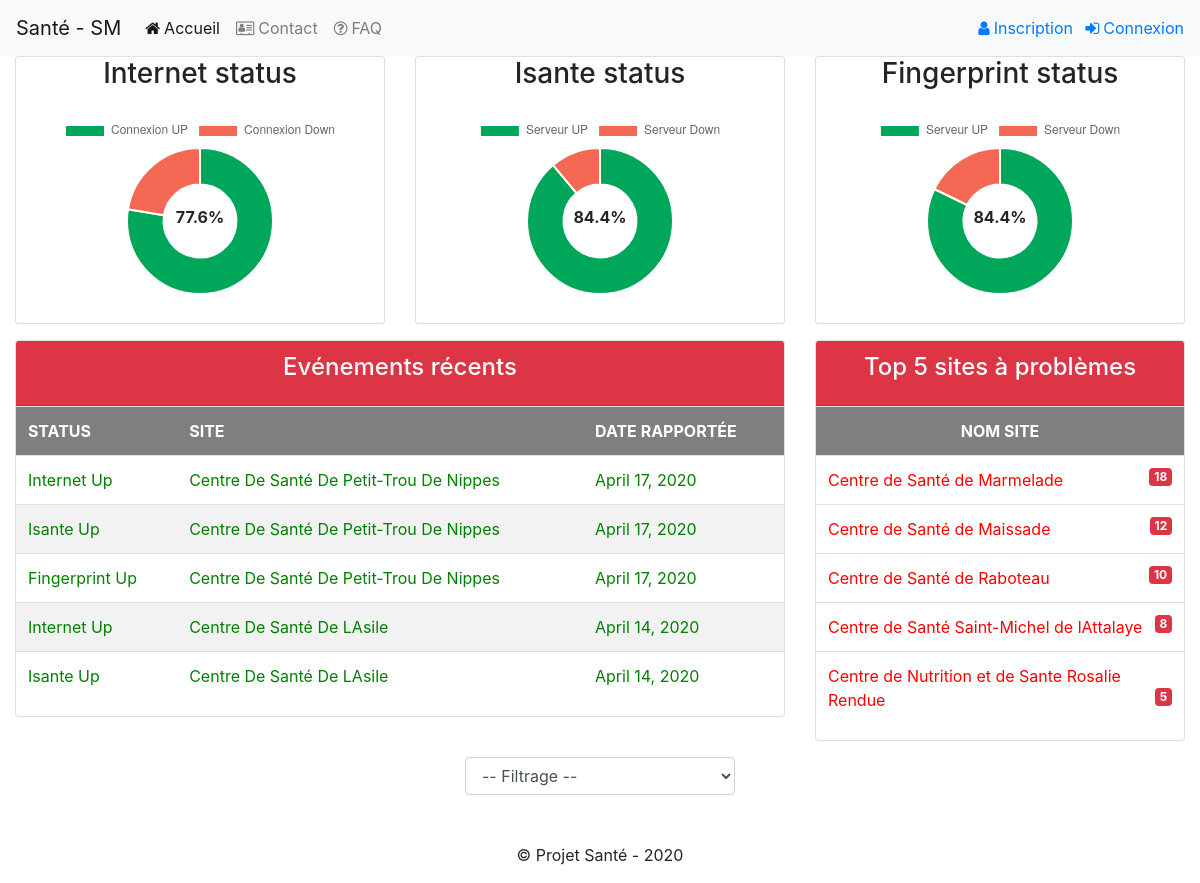
The page / on the database its author committed.
### smonitoring/models.py (models this page shows, shortened)
class Evenement(models.Model):
	code_site = models.ForeignKey(Site, on_delete= models.CASCADE, related_name="site")
	entite_concerne = models.CharField(max_length=100, choices= [('internet','Internet'),('isante','Isante Server'),('fingerprint','Fingerprint Server')]) # internet, isante or fingerprint
	status_ev = models.CharField(max_length=10, choices= EL_CHOICES) # up, down, none
	raison_ev = models.ForeignKey(RaisonsEvenement, on_delete=models.CASCADE, related_name="raison")
	date_ev = models.DateField(default=timezone.now)
	date_rap = models.DateField(default=timezone.now)
	date_entree = models.DateTimeField(default=timezone.now)
	pers_contact = models.CharField(max_length=100, default=None, blank=True,null=True)
	remarques = models.CharField(max_length=100, default=None, blank=True,null=True)
	nom_utilisateur = models.CharField(max_length=50)

class Site(models.Model):
	code = models.CharField(max_length=10,unique=True)
	type_site = models.CharField(max_length=10, choices =[('site','Site'),('bureau','Bureau')])
	nom = models.CharField(max_length=100)
	sigle = models.CharField(max_length=10, default=None, blank=True,null=True)
	region = models.ForeignKey(Region,on_delete=models.CASCADE, related_name="nom_reg")
	departement = models.ForeignKey(Departement,on_delete=models.CASCADE, related_name="dept_ref")
	commune = models.CharField(max_length=100)
	adresse = models.CharField(max_length=100, default=None, blank=True,null=True)
	pepfar = models.CharField(max_length=10, choices = PEPFAR_CHOICES)
	contact_1 = models.CharField(max_length=100)
	tel_1 = models.CharField(max_length=100)
	contact_2 = models.CharField(max_length=100, default=None, blank=True,null=True)
	tel_2 = models.CharField(max_length=100, default=None, blank=True,null=True)
	fai = models.CharField(max_length=100, choices= FAI_CHOICES)
	internet = models.CharField(max_length=15, choices = EL_CHOICES)
	isante = models.CharField(max_length=15, choices = EL_CHOICES)
	fingerprint = models.CharField(max_length=15, choices = EL_CHOICES)
	def __str__(self):
		return f"{self.nom}"

### smonitoring/views.py (the view)
# urls.py: path("",views.index,name="home"),
def index(request):
	try:
		filtre = request.GET.get('filter')
	except:
		return HttpResponse('Request problem')
	if filtre != None and filtre != 'all':
		filtre = filtre.upper()
		try:
			filtre = Region.objects.get(nom_region=filtre.capitalize())
		except Region.DoesNotExist:
			filtre = None
		try:
			with connection.cursor() as cursor:
				cursor.execute("SELECT COUNT(*) as qte,code_site_id,nom,nom_region from smonitoring_evenement e, smonitoring_site s, smonitoring_region r WHERE (e.code_site_id=s.id) AND (s.region_id=r.id) AND (e.status_ev=%s) AND (r.nom_region=%s) GROUP BY e.code_site_id,s.nom,r.nom_region ORDER BY qte DESC LIMIT 5",params=['down',filtre.nom_region])
				top_bad_sites = cursor.fetchall()
				top_bad_sites_formated = []
				for t in top_bad_sites:
					top_bad_sites_formated.append({"qte":t[0],"id":t[1],"nom":t[2]})
		except AttributeError:
			raise Http404('No such a region !')
		context= {
			"page_title":"Site Monitoring - Accueil",
			"internet_status":{"up":Site.objects.filter(internet="up",region=filtre).count(),"down":Site.objects.filter(internet="down",region=filtre).count()},
			"isante_status":{"up":Site.objects.filter(isante="up",region=filtre).count(),"down":Site.objects.filter(isante="down",region=filtre).count()},
			"fingerprint_status":{"up":Site.objects.filter(fingerprint="up",region=filtre).count(),"down":Site.objects.filter(fingerprint="down",region=filtre).count()},
			"recent_events":Evenement.objects.select_related('code_site').filter(code_site__region=filtre).order_by('-date_rap')[:5],
			"top_bad_sites":top_bad_sites_formated,
			"filtre":filtre.nom_region.lower(),
		}
		context['internet_total']=round(context['internet_status']['up']*100/Site.objects.filter(region=filtre).exclude(internet='').count(),1)
		context['isante_total']=round(context['isante_status']['up']*100/Site.objects.filter(region=filtre).exclude(isante='').count(),1)
		context['fingerprint_total']=round(context['fingerprint_status']['up']*100/Site.objects.filter(region=filtre).exclude(fingerprint='').count(),1)
	else:
		with connection.cursor() as cursor:
			cursor.execute("SELECT COUNT(*) as qte,code_site_id,nom from smonitoring_evenement e,smonitoring_site s WHERE e.code_site_id=s.id AND e.status_ev=%s GROUP BY code_site_id,s.nom ORDER BY qte DESC LIMIT 5",params=['down'])
			top_bad_sites = cursor.fetchall()
			top_bad_sites_formated = []
			for t in top_bad_sites:
				top_bad_sites_formated.append({"qte":t[0],"id":t[1],"nom":t[2]})
		context= {
			"page_title":"Site Monitoring - Accueil",
			"internet_status":{"up":Site.objects.filter(internet="up").count(),"down":Site.objects.filter(internet="down").count()},
			"isante_status":{"up":Site.objects.filter(isante="up").count(),"down":Site.objects.filter(isante="down").count()},
			"fingerprint_status":{"up":Site.objects.filter(fingerprint="up").count(),"down":Site.objects.filter(fingerprint="down").count()},
			"recent_events":Evenement.objects.order_by('-date_rap').select_related('code_site')[:5],
			"top_bad_sites":top_bad_sites_formated,
		}
		context['internet_total']=round(context['internet_status']['up']*100/Site.objects.exclude(internet='').count(),1)
		context['isante_total']=round(context['internet_status']['up']*100/Site.objects.exclude(isante='').count(),1)
		context['fingerprint_total']=round(context['internet_status']['up']*100/Site.objects.exclude(fingerprint='').count(),1)
	return render(request, 'dashboard.html', context)

### smonitoring/templates/dashboard.html (shortened to what this page needs)
{% extends "layout.html" %}
{% block body %}
    <section class="content">
      <div class="row">
        <div class="col-md-4">
          <div class="card">
            <div class="card-title">
              <h3 class="text-center">Internet status</h3>
            </div>
            <div class="card-body p-1">
              <canvas id="pieChartInt" style="height:250px"></canvas>
		<div class="donut-inner text-center"><span>{{ internet_total }}%</span></div>
            </div>
          </div>
        </div>
        <div class="col-md-4">
          <div class="card">
            <div class="card-title">
              <h3 class="text-center">Isante status</h3>
            </div>
            <div class="card-body p-1">
              <canvas id="pieChartIsante" style="height:250px"></canvas>
		<div class="donut-inner text-center"><span>{{ isante_total }}%</span></div>
            </div>
          </div>
        </div>
        <div class="col-md-4">
          <div class="card">
            <div class="card-title">
              <h3 class="text-center">Fingerprint status</h3>
            </div>
            <div class="card-body p-1">
              <canvas id="pieChartFing" style="height:250px"></canvas>
		<div class="donut-inner text-center"><span>{{ fingerprint_total }}%</span></div>
            </div>
          </div>
        </div>
      </div>
	<div class="row mt-3 mb-3">
		<div class="col-md-8">
			<div class="card">
				<div class="card-header bg-danger mb-0"><h4 class="card-title text-center" style="color:white;">Evénements récents</h4></div>
				<div class="card-body p-0 table-responsive">
					<table class="table table-striped table-hover">
						<th>Status</th><th>Site</th><th>date rapportée</th>
						{% for event in recent_events %}
						<tr class="{{event.status_ev}} togle-case"><td>{{event.entite_concerne}} {{event.status_ev}}</td><td>{{event.code_site}}</td><td>{{event.date_rap}}</td></tr>
						{% endfor %}
					</table>
				</div>
			</div>
		</div>
		<div class="col-md-4">
			<div class="card">
				<div class="card-header bg-danger mb-0"><h4 class="card-title text-center" style="color:white;">Top 5 sites à problèmes</h4></div>
				<div class="card-body p-0 table-responsive">
					<table class="table table-striped table-hover">
						<th class="text-center">Nom site</th>
						{% for bad_site in top_bad_sites %}
						<tr><td class="down">{{ bad_site.nom }} <span class="badge badge-danger pull-right">{{ bad_site.qte }}</span></td></tr>
						{% endfor %}
					</table>
				</div>
			</div>
		</div>
	</div>
	<div class="row">
		<div class="col-md-3" style="margin:auto;">
			<select name="filter" id="filter" class="form-control" >
				<option value="all" {% if filtre == 'all'%} selected {% endif %}>-- Filtrage --</option>
			</select>
		</div>
	</div>
    </section>
<script>
document.addEventListener('DOMContentLoaded', function(){
	//Filter script
	document.getElementById("filter").onchange= function(){
		var current_url= "{{ 'home' }}";
		var val= this.value;
		window.location.replace(current_url+'?filter='+val);
		};
	//Chart script
  $(function () {
    /* ChartJS
     * -------
     * Here we will create a few charts using ChartJS
     */
    //-------------
    //- PIE CHART - Internet
    //-------------
    new Chart(document.getElementById("pieChartInt"), {
	type:'doughnut',
	data: {
		labels: ['Connexion UP','Connexion Down'],
		datasets:[{
		label: "Internet Status",
		backgroundColor:["#00a65a","#f56954"],
		data:[ {{ internet_status.up }},{{ internet_status.down }} ]
		}]
	},
	options:{
		title:{
		display: false,
		text: 'Sites Internet Status'
		}
		}
	});
	//-------------
    //- PIE CHART - Isante
    //-------------
    new Chart(document.getElementById("pieChartIsante"), {
	type:'doughnut',
	data: {
		labels: ['Serveur UP','Serveur Down'],
		datasets:[{
		label: "Isante Status",
		backgroundColor:["#00a65a","#f56954"],
		data:[ {{ isante_status.up }},{{ isante_status.down }} ]
		}]
	},
	options:{
		title:{
		display: false,
		text: 'Sites Internet Status'
		}
		}
	});
    //-------------
    //- PIE CHART - Fingerprint
    //-------------
    new Chart(document.getElementById("pieChartFing"), {
	type:'doughnut',
	data: {
		labels: ['Serveur UP','Serveur Down'],
		datasets:[{
		label: "Fingerprint Status",
		backgroundColor:["#00a65a","#f56954"],
		data:[ {{ fingerprint_status.up }},{{ fingerprint_status.down }} ]
		}]
	},
	options:{
		title:{
		display: false,
		text: 'Sites Internet Status'
		}
		}
	});
  })
});
</script>
{% endblock %}

### smonitoring/static/css/mystyle.css (style rules this page uses)
th { background-color: #7F7F7F ; color: #FFFFFF; text-transform: uppercase; }
.up { background-color: ; color: #008000; }
.down { background-color: #FFFFFF; color: #FF0000 }
.togle-case { text-transform: capitalize; }

### smonitoring/templates/dashboard.html (style rules this page uses)
th { text-transform: uppercase; }
.donut-inner { font-weight: bold; position: relative; margin-top:-25%; margin-bottom:25%; }
.up { background-color: ; color: #008000; }
.down { background-color: #FFFFFF; color: #FF0000 }

### rows shown on the page
Evenement: entite_concerne "Internet", status_ev "Up", code_site "Centre De Santé De Petit-Trou De Nippes", date_rap "April 17, 2020"
Evenement: entite_concerne "Isante", status_ev "Up", code_site "Centre De Santé De Petit-Trou De Nippes", date_rap "April 17, 2020"
Evenement: entite_concerne "Fingerprint", status_ev "Up", code_site "Centre De Santé De Petit-Trou De Nippes", date_rap "April 17, 2020"
Evenement: entite_concerne "Internet", status_ev "Up", code_site "Centre De Santé De LAsile", date_rap "April 14, 2020"
Evenement: entite_concerne "Isante", status_ev "Up", code_site "Centre De Santé De LAsile", date_rap "April 14, 2020"

### other values the page prints
{{ internet_total }} "77.6"
{{ isante_total }} "84.4"
{{ fingerprint_total }} "84.4"
{{ bad_site.nom }} "Centre de Santé de Marmelade" "Centre de Santé de Maissade" "Centre de Santé de Raboteau" "Centre de Santé Saint-Michel de lAttalaye" "Centre de Nutrition et de Sante Rosalie Rendue"
{{ bad_site.qte }} "18" "12" "10" "8" "5"
chart data {{ internet_status.up }} 38
chart data {{ internet_status.down }} 11
chart data {{ isante_status.up }} 40
